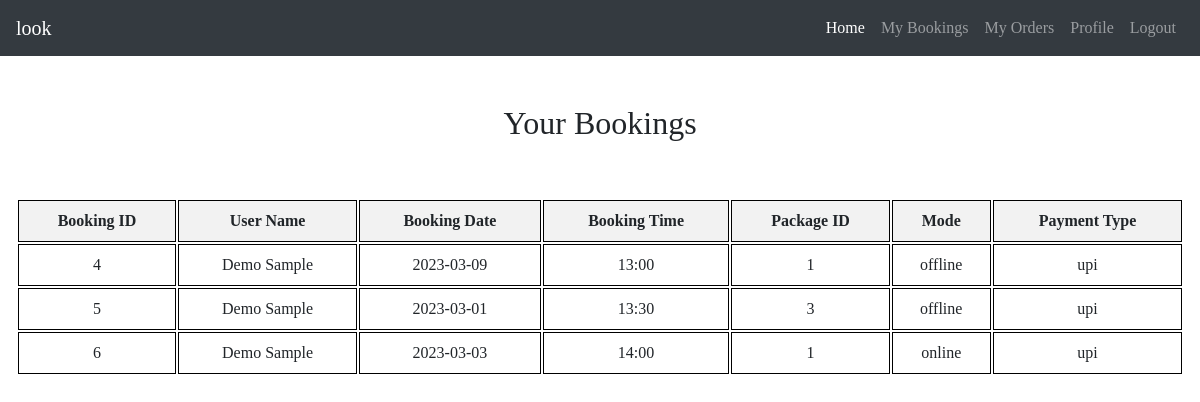
Screenshot of /myappointments.php (signed in) with the database file from the repository.
### tables this page shows
CREATE TABLE `appointments` (
  `id` int(7) NOT NULL,
  `pid` int(7) NOT NULL,
  `patient_name` varchar(255) NOT NULL,
  `appointment_date` varchar(255) NOT NULL,
  `appointment_time` varchar(255) NOT NULL,
  `doc_id` int(255) NOT NULL,
  `mode` varchar(7) NOT NULL,
  `payment` varchar(25) NOT NULL,
  `remark` varchar(25) DEFAULT 'approved'
);

### myappointments.php (the view, shortened to what this page needs)
<!DOCTYPE html>
<html>
<?php
include'conn.php';
?>
<head>
    <link rel="stylesheet" href="https://cdn.jsdelivr.net/npm/bootstrap@4.6.2/dist/css/bootstrap.min.css">
    <link rel="stylesheet" type="text/css" href="style.css">
    <link href="home.css" rel="stylesheet">
    <link rel="stylesheet" href="https://cdnjs.cloudflare.com/ajax/libs/font-awesome/4.7.0/css/font-awesome.min.css">
</head>
<body>
    <nav class="navbar navbar-expand-lg navbar-dark bg-dark">
        <a class="navbar-brand" href="home.php">look</a>
        <div class="collapse navbar-collapse" id="navbarSupportedContent">
            <ul class="navbar-nav ml-auto">
                <li class="nav-item active">
                    <a class="nav-link" href="home.php">Home <span class="sr-only">(current)</span></a>
                </li>
                <li class="nav-item">
                    <a class="nav-link" href="myappointments.php">My Bookings</a>
                </li>
                <li class="nav-item">
                    <a class="nav-link" href="myorders.php">My Orders</a>
                </li>
                <li class="nav-item">
                    <a class="nav-link" href="profile.php">Profile</a>
                </li>
                <li class="nav-item">
                    <a class="nav-link" href="logout.php">Logout</a>
                </li>
            </ul>
        </div>
    </nav>
      <div class="main-content">
          <div class="py-5">
              <h2 class="text-center">Your Bookings</h2>
          </div>
          <div class="row">
<?php
$pid = mysqli_real_escape_string($conn, $_SESSION['pid']);
$sql = "SELECT * FROM appointments WHERE pid = '$pid' ORDER BY id ASC";
$result = mysqli_query($conn, $sql);
if (mysqli_num_rows($result) > 0) {
    echo "<table>
          <tr>
            <th>Booking ID</th>
            <th>User Name</th>
            <th>Booking Date</th>
            <th>Booking Time</th>
            <th>Package ID</th>
            <th>Mode</th>
            <th>Payment Type</th>
          </tr>";
    while($row = mysqli_fetch_assoc($result)) {
        echo "<tr>
              <td>".htmlspecialchars($row["id"])."</td>
              <td>".htmlspecialchars($row["patient_name"])."</td>
              <td>".htmlspecialchars($row["appointment_date"])."</td>
              <td>".htmlspecialchars($row["appointment_time"])."</td>
              <td>".htmlspecialchars($row["doc_id"])."</td>
              <td>".htmlspecialchars($row["mode"])."</td>
              <td>".htmlspecialchars($row["payment"])."</td>
            </tr>";
    }
    echo "</table>";
} else {
    echo "No Result Found.";
}
?>
          </div>
      </div>
  </body>
  </html>

### style.css (style rules this page uses)
* { margin: 0; padding: 0; box-sizing: border-box; font-family: 'Playfair Display', serif; outline: none; }

### home.css (style rules this page uses)
body { min-width: 100%; }

### myappointments.php (style rules this page uses)
body { font-family: Arial, sans-serif; margin: 0; padding: 0; }
table { width: 95%; border-collapse: separate; margin: 0 auto; }
th, td { border: 1px solid black; padding: 8px; text-align: center; }
th { background-color: #f2f2f2; }

### rows the page displays
appointments: id "4", patient_name "Demo Sample", appointment_date "2023-03-09", appointment_time "13:00", doc "1", mode "offline", payment "upi"
appointments: id "5", patient_name "Demo Sample", appointment_date "2023-03-01", appointment_time "13:30", doc "3", mode "offline", payment "upi"
appointments: id "6", patient_name "Demo Sample", appointment_date "2023-03-03", appointment_time "14:00", doc "1", mode "online", payment "upi"
